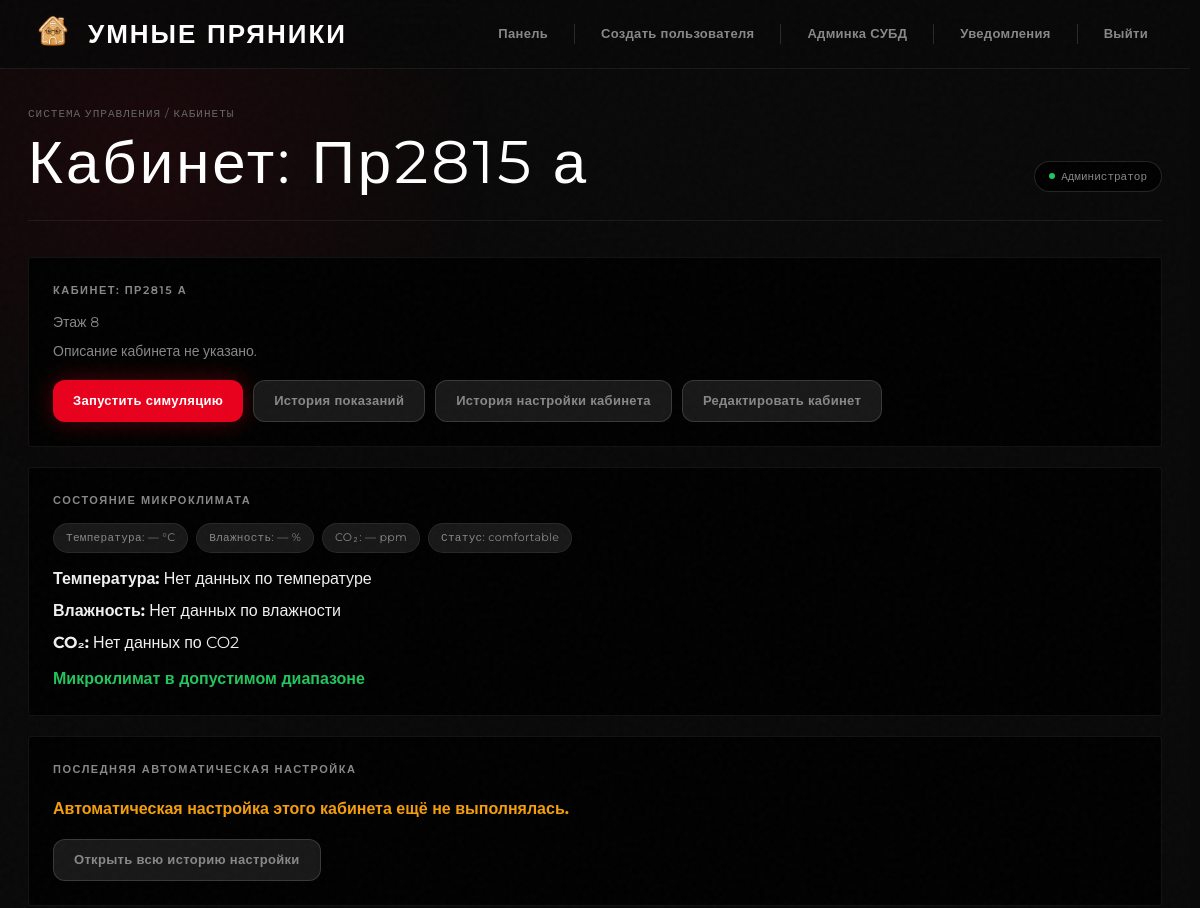
/dashboard/room/11/ (signed in, upper part), run on an earlier commit of the app's database.
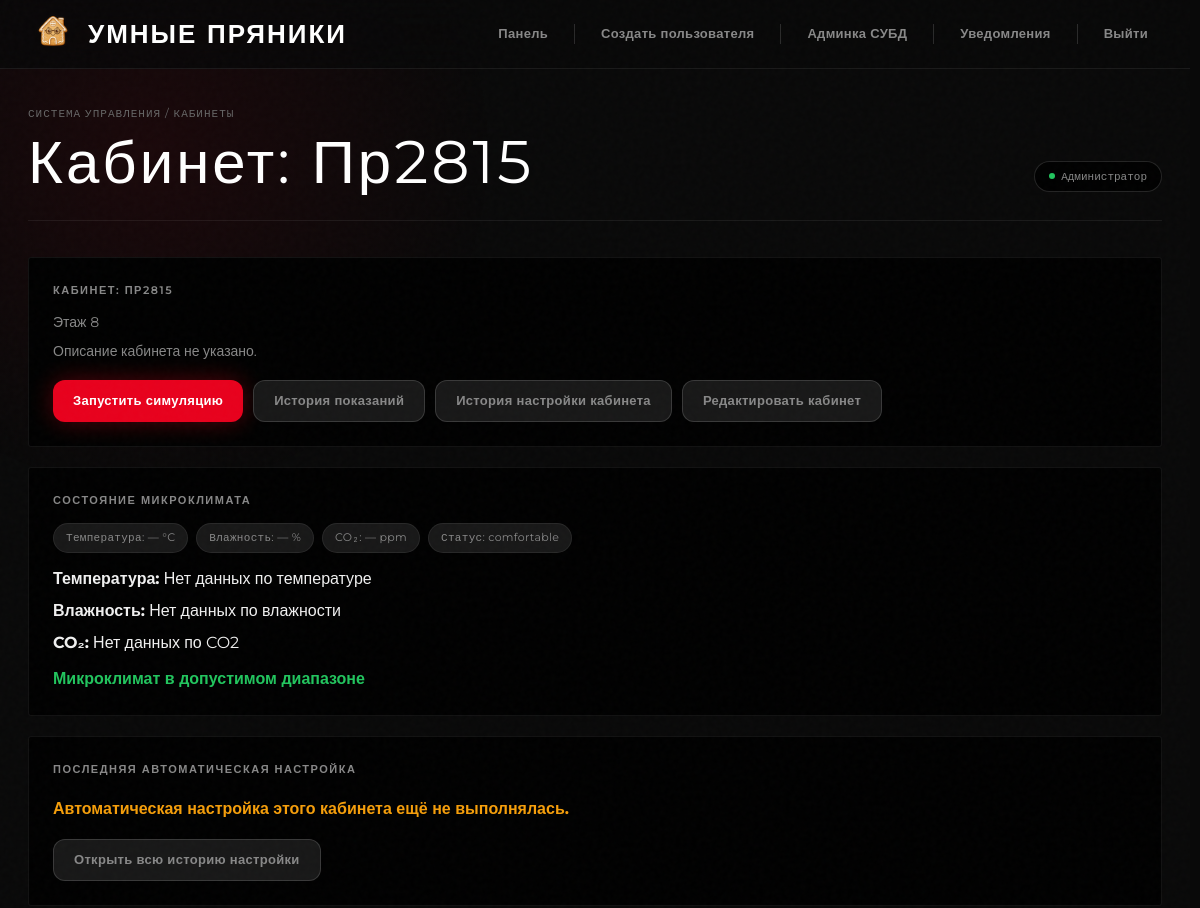
And on a later commit of the database.
### university/models.py (models this page shows, shortened)
class Room(models.Model):
    BUILDING_CHOICES = [
        (1, "1 корпус"),
        (2, "2 корпус"),
    ]
    name = models.CharField("Название кабинета", max_length=50)
    building = models.PositiveSmallIntegerField("Корпус", choices=BUILDING_CHOICES, default=1)
    floor = models.IntegerField("Этаж")
    chairs = models.IntegerField("Количество стульев", default=0)
    desks = models.IntegerField("Количество парт", default=0)
    computers = models.IntegerField("Количество компьютеров", default=0)
    windows = models.IntegerField("Количество окон", default=0)
    description = models.TextField("Описание кабинета", blank=True)
    window_open = models.BooleanField("Окна открыты", default=False)
    conditioners = models.IntegerField("Количество кондиционеров", default=0)
    class Meta:
        verbose_name = "Кабинет"
        verbose_name_plural = "Кабинеты"

### university/views.py (the view)
# urls.py: path("dashboard/room/<int:room_id>/", views.room_detail, name="room_detail"),
@moderator_or_admin_required
def room_detail(request, room_id):
    rooms = Room.objects.prefetch_related(
        "sensor_set__sensor_type",
        "conditioner_set",
    )
    profile = getattr(request.user, "profile", None)
    if not request.user.is_superuser:
        rooms = rooms.filter(building=profile.building)
    room = get_object_or_404(
        rooms,
        pk=room_id,
    )
    sensors = room.sensor_set.all()
    conditioners = room.conditioner_set.all()
    latest_data = (
        SensorData.objects
        .filter(sensor__room=room)
        .select_related("sensor", "sensor__sensor_type")
        .order_by("-created_at")[:20]
    )
    climate_snapshot = get_room_climate_snapshot(room)
    last_climate_log = (
        ClimateActionLog.objects
        .filter(room=room)
        .order_by("-created_at")
        .first()
    )
    climate_logs = (
        ClimateActionLog.objects
        .filter(room=room)
        .order_by("-created_at")[:5]
    )
    context = {
        "room": room,
        "sensors": sensors,
        "conditioners": conditioners,
        "latest_data": latest_data,
        "climate_snapshot": climate_snapshot,
        "last_climate_log": last_climate_log,
        "climate_logs": climate_logs,
        "title": f"Кабинет: {room.name}",
    }
    return render(request, "dashboard/room_detail.html", context)

### university/climate_rules.py (called while the page is built, shortened)
def evaluate_temperature(value):
    if value is None:
        return {"status": "no_data", "reason": "Нет данных по температуре"}
    if value < SANPIN_LIMITS["temperature"]["min"]:
        return {"status": "low", "reason": "Температура ниже нормы"}
    if value > SANPIN_LIMITS["temperature"]["max"]:
        return {"status": "high", "reason": "Температура выше нормы"}
    return {"status": "ok", "reason": "Температура в норме"}

def evaluate_humidity(value):
    if value is None:
        return {"status": "no_data", "reason": "Нет данных по влажности"}
    if value < SANPIN_LIMITS["humidity"]["min"]:
        return {"status": "low", "reason": "Влажность ниже нормы"}
    if value > SANPIN_LIMITS["humidity"]["max"]:
        return {"status": "high", "reason": "Влажность выше нормы"}
    return {"status": "ok", "reason": "Влажность в норме"}

def evaluate_co2(value):
    if value is None:
        return {"status": "no_data", "reason": "Нет данных по CO2"}

### university/climate_services.py (called while the page is built)
def _normalize_sensor_type_name(name):
    return (name or "").strip().lower()

### university/templates/dashboard/room_detail.html (shortened to what this page needs)
{% extends "dashboard/base.html" %}
{% block content %}
<div class="card">
    <h2>Кабинет: {{ room.name }}</h2>
    <p class="muted">Этаж {{ room.floor }}</p>
    {% if room.description %}
        <p>{{ room.description }}</p>
    {% else %}
        <p class="muted">Описание кабинета не указано.</p>
    {% endif %}
    <div class="actions">
        <a class="btn" href="{% url 'university:room_simulate' room.id %}">Запустить симуляцию</a>
        <a class="btn btn-secondary" href="{% url 'university:room_history' room.id %}">История показаний</a>
        {% if request.user.is_superuser %}
            <a class="btn btn-secondary" href="/admin/university/climateactionlog/?room__id__exact={{ room.id }}">История настройки кабинета</a>
            <a class="btn btn-secondary" href="/admin/university/room/{{ room.id }}/change/">Редактировать кабинет</a>
        {% endif %}
    </div>
</div>
<div class="card" style="margin-top: 20px;">
    <h2>Состояние микроклимата</h2>
    <div class="room-meta">
        <div class="pill">Температура: {{ climate_snapshot.temperature|default:"—" }} °C</div>
        <div class="pill">Влажность: {{ climate_snapshot.humidity|default:"—" }} %</div>
        <div class="pill">CO₂: {{ climate_snapshot.co2|default:"—" }} ppm</div>
        <div class="pill">Статус: {{ climate_snapshot.summary.status|default:"—" }}</div>
    </div>
    <div style="margin-top: 14px; display: flex; flex-direction: column; gap: 8px;">
        <div><strong>Температура:</strong> {{ climate_snapshot.summary.temperature.reason|default:"Нет данных" }}</div>
        <div><strong>Влажность:</strong> {{ climate_snapshot.summary.humidity.reason|default:"Нет данных" }}</div>
        <div><strong>CO₂:</strong> {{ climate_snapshot.summary.co2.reason|default:"Нет данных" }}</div>
    </div>
    {% if climate_snapshot.summary.needs_ventilation %}
        <div style="margin-top: 12px;" class="status-error">Требуется проветривание</div>
    {% elif climate_snapshot.summary.too_hot %}
        <div style="margin-top: 12px;" class="status-error">В кабинете жарко</div>
    {% elif climate_snapshot.summary.too_cold %}
        <div style="margin-top: 12px;" class="status-disabled">В кабинете холодно</div>
    {% else %}
        <div style="margin-top: 12px;" class="status-active">Микроклимат в допустимом диапазоне</div>
    {% endif %}
</div>
<div class="card" style="margin-top: 20px;">
    <h2 style="margin-bottom: 20px;">Последняя автоматическая настройка</h2>
    {% if last_climate_log %}
        <div class="room-meta">
            <div class="pill">Дата пары: {{ last_climate_log.lesson_date|date:"d.m.Y" }}</div>
            <div class="pill">Время пары: {{ last_climate_log.lesson_time|time:"H:i" }}</div>
            <div class="pill">Действие: {{ last_climate_log.get_action_display }}</div>
            <div class="pill">Проверено: {{ last_climate_log.created_at|date:"d.m.Y H:i" }}</div>
        </div>
        <div style="margin-top: 14px;">
            <strong>Проверенные показатели и причина решения:</strong>
            <p style="margin-top: 8px;">{{ last_climate_log.reason }}</p>
        </div>
    {% else %}
        <div class="status-disabled" style="margin-top: 12px;">Автоматическая настройка этого кабинета ещё не выполнялась.</div>
    {% endif %}
    {% if request.user.is_superuser %}
        <div class="actions">
            <a class="btn btn-secondary" href="/admin/university/climateactionlog/?room__id__exact={{ room.id }}">Открыть всю историю настройки</a>
        </div>
    {% endif %}
</div>
{% endblock %}

What changed in the data, as far as the page shows it:
changed Room: name "ПР2815 А" → "ПР2815"
Also different on the page:
{{ title }}: "Кабинет: Пр2815 а" → "Кабинет: Пр2815"
